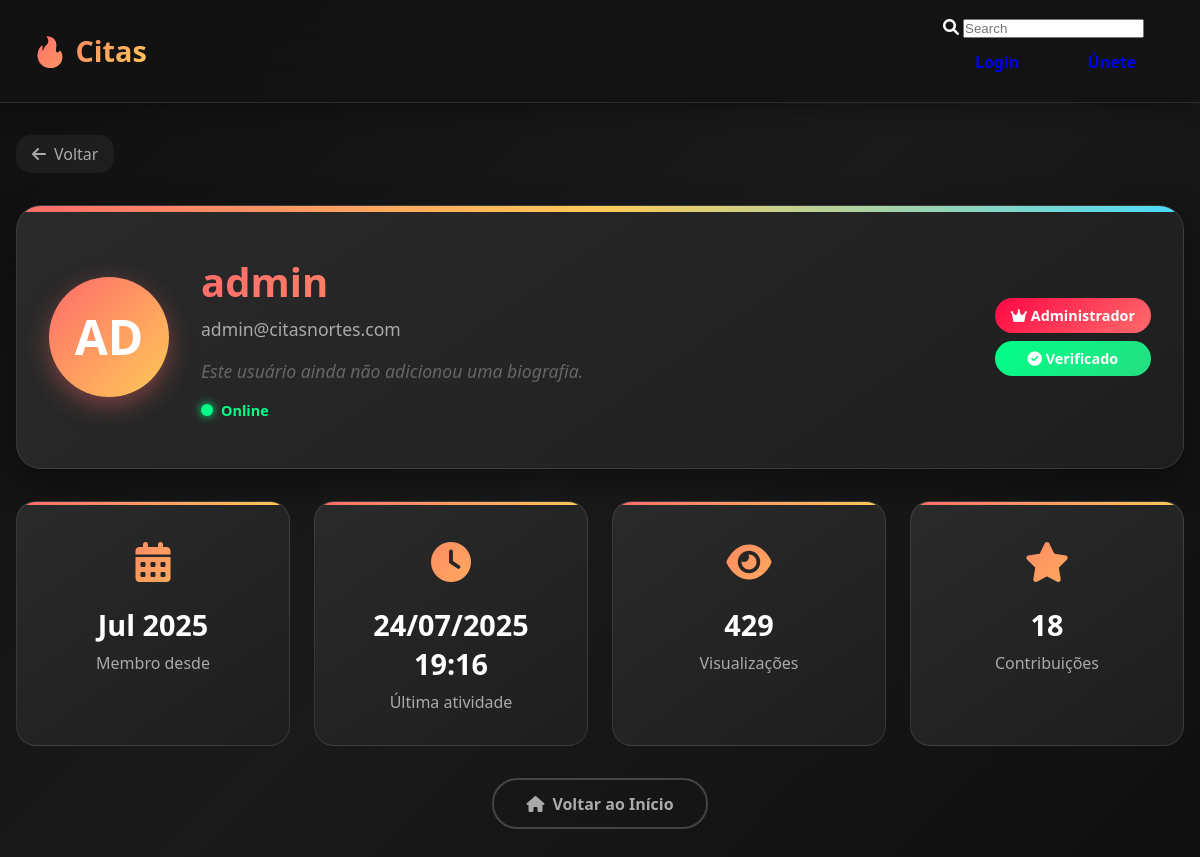
Page /user_profile.php?id=1 on the committed database.
### tables this page shows
CREATE TABLE `users` (
  `id` int(11) NOT NULL,
  `username` varchar(50) NOT NULL,
  `email` varchar(100) NOT NULL,
  `password` varchar(255) NOT NULL,
  `is_admin` tinyint(1) DEFAULT 0,
  `active` tinyint(1) DEFAULT 1,
  `avatar` text DEFAULT NULL,
  `bio` text DEFAULT NULL,
  `phone` varchar(20) DEFAULT NULL,
  `telegram` varchar(50) DEFAULT NULL,
  `reset_token` varchar(64) DEFAULT NULL,
  `reset_expires` datetime DEFAULT NULL,
  `email_verified` tinyint(1) DEFAULT 0,
  `verification_token` varchar(64) DEFAULT NULL,
  `last_login` datetime DEFAULT NULL,
  `created_at` timestamp NOT NULL DEFAULT current_timestamp(),
  `updated_at` timestamp NOT NULL DEFAULT current_timestamp() ON UPDATE current_timestamp()
);

### user_profile.php (the view, shortened to what this page needs)
<?php
include 'auth.php';
$conn = new mysqli("localhost", "u333528817_escorts", "At081093@", "u333528817_escorts");
$user_id = isset($_GET['id']) ? intval($_GET['id']) : ($_SESSION['user_id'] ?? 0);
$stmt = $conn->prepare("SELECT * FROM users WHERE id = ? AND active = 1");
$stmt->bind_param("i", $user_id);
$stmt->execute();
$result = $stmt->get_result();
$user = $result->fetch_assoc();
$stats = [
    'join_date' => date('M Y', strtotime($user['created_at'])),
    'last_seen' => $user['last_login'] ? date('d/m/Y H:i', strtotime($user['last_login'])) : 'Nunca',
    'profile_views' => rand(150, 500),
    'total_posts' => rand(5, 25)
];
?>
<!DOCTYPE html>
<html lang="es">
<head>
    <link href="https://cdnjs.cloudflare.com/ajax/libs/font-awesome/6.0.0/css/all.min.css" rel="stylesheet">
</head>
<body>
    <header class="header">
        <div class="header-content">
            <a href="index.php" class="logo">🔥 Citas</a>
        </div>
    </header>
    <div class="profile-container">
        <a href="javascript:history.back()" class="back-btn">
            <i class="fas fa-arrow-left"></i>
            Voltar
        </a>
        <div class="profile-header">
            <div class="profile-content">
                <div class="profile-avatar">
                    <?= strtoupper(substr($user['username'], 0, 2)) ?>
                </div>
                <div class="profile-info">
                    <h1 class="profile-username"><?= htmlspecialchars($user['username']) ?></h1>
                    <div class="profile-email"><?= htmlspecialchars($user['email']) ?></div>
                    <?php if ($user['bio']): ?>
                        <div class="profile-bio"><?= nl2br(htmlspecialchars($user['bio'])) ?></div>
                    <?php else: ?>
                        <div class="profile-bio" style="color: #666; font-style: italic;">
                            Este usuário ainda não adicionou uma biografia.
                        </div>
                    <?php endif; ?>
                    <div class="online-status">
                        <div class="status-dot"></div>
                        <span class="status-text">Online</span>
                    </div>
                </div>
                <div class="profile-badges">
                    <?php if ($user['is_admin']): ?>
                        <div class="badge badge-admin">
                            <i class="fas fa-crown"></i> Administrador
                        </div>
                    <?php else: ?>
                        <div class="badge badge-member">
                            <i class="fas fa-user"></i> Membro
                        </div>
                    <?php endif; ?>
                    <?php if ($user['email_verified']): ?>
                        <div class="badge badge-verified">
                            <i class="fas fa-check-circle"></i> Verificado
                        </div>
                    <?php endif; ?>
                </div>
            </div>
        </div>
        <div class="stats-grid">
            <div class="stat-card">
                <div class="stat-icon">
                    <i class="fas fa-calendar-alt"></i>
                </div>
                <div class="stat-value"><?= $stats['join_date'] ?></div>
                <div class="stat-label">Membro desde</div>
            </div>
            <div class="stat-card">
                <div class="stat-icon">
                    <i class="fas fa-clock"></i>
                </div>
                <div class="stat-value"><?= $stats['last_seen'] ?></div>
                <div class="stat-label">Última atividade</div>
            </div>
            <div class="stat-card">
                <div class="stat-icon">
                    <i class="fas fa-eye"></i>
                </div>
                <div class="stat-value"><?= $stats['profile_views'] ?></div>
                <div class="stat-label">Visualizações</div>
            </div>
            <div class="stat-card">
                <div class="stat-icon">
                    <i class="fas fa-star"></i>
                </div>
                <div class="stat-value"><?= $stats['total_posts'] ?></div>
                <div class="stat-label">Contribuições</div>
            </div>
        </div>
        <div class="action-buttons">
            <a href="index.php" class="btn btn-secondary">
                <i class="fas fa-home"></i>
                Voltar ao Início
            </a>
        </div>
    </div>
</body>
</html>

### rows in the picture
users: username "AD", username "admin", email "admin@citasnortes.com", created_at+last_login "Jul 2025", created_at+last_login "24/07/2025 19:16", created_at+last_login "429", created_at+last_login "18"
